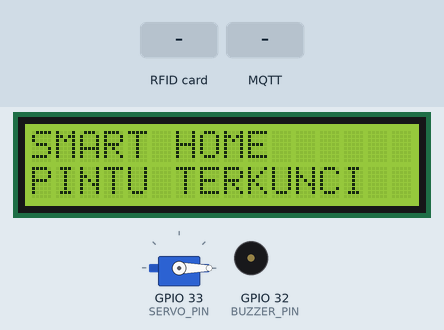
The sketch below on a simulated ESP32. On the bench: servo, 16×2 character LCD, buzzer (waves = sounding). Inputs (shaded band) come from the test bench. WiFi joins after 1.5 s; servers stay silent unless stated; no MQTT or app messages arrive unless stated; what the sketch prints to the serial monitor is not drawn.

Above: at 2.8 s.
2.9 s: RFID card 54 4E CB 22 held to the reader
At 4.8 s:
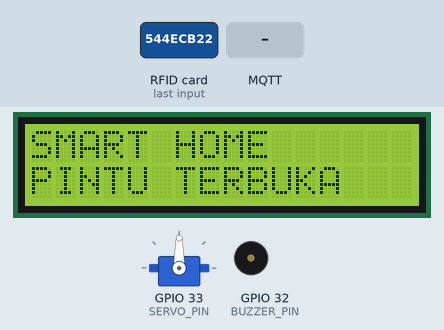
5.5 s: RFID card 5E 7A 19 C4 held to the reader
At 7.0 s:
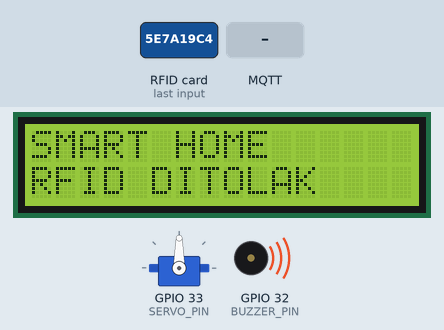
10.0 s: MQTT message "OPEN:" arrives on the first subscribed topic
At 14.4 s:
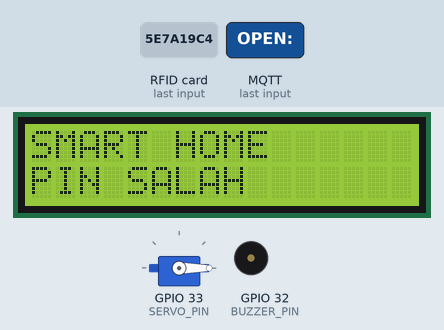
Timing chart, 0 to 15.9 s (numbered marks = the images above; inputs shaded):
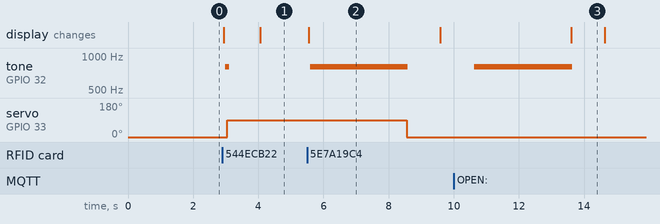

The sketch:

sketch.ino
```cpp
#include <Arduino.h>
#include <WiFi.h>
#include <Wire.h>
#include <SPI.h>
#include <LiquidCrystal_I2C.h>
#include <ESP32Servo.h>
#include <MFRC522.h>
#include <PubSubClient.h>

// =====================
// FUNCTION DECLARATION
// =====================
void connectWiFi();
void showLCD(String line1, String line2);
void beep(int duration);
void openDoor(bool accessGranted);
void closeDoor();
void forceLockPosition();     // <-- BARU: paksa servo ke 0 derajat
bool checkRFID();
void checkRFIDCard();
void callback(char *topic, byte *payload, unsigned int length);
void reconnect();
void publishDoorStatus();

// =====================
// WIFI
// =====================
const char *ssid = "ANITA";
const char *password = "mogucocoboymeong";

// =====================
// MQTT
// =====================
const char *mqtt_server = "broker.hivemq.com";

const char *topicControl =
    "cxkcalvin/smarthome/door/control";

const char *topicStatus =
    "cxkcalvin/smarthome/door/status";

// =====================
// PIN
// =====================
#define SERVO_PIN 33
#define BUZZER_PIN 32

// =====================
// LCD
// =====================
#define LCD_SDA 13
#define LCD_SCL 25
#define LCD_ADDRESS 0x27

LiquidCrystal_I2C lcd(
    LCD_ADDRESS,
    16,
    2);

// =====================
// RFID
// =====================
#define RFID_SS_PIN 27
#define RFID_SCK_PIN 26
#define RFID_MOSI_PIN 12
#define RFID_MISO_PIN 35
#define RFID_RST_PIN 14

MFRC522 rfid(
    RFID_SS_PIN,
    RFID_RST_PIN);

// =====================
// UID TERDAFTAR
// =====================
byte allowedUID[] = {
    0x54,
    0x4E,
    0xCB,
    0x22};

// =====================
// SERVO
// =====================
Servo doorServo;

bool doorOpen = false;

// =====================
// MQTT
// =====================
WiFiClient espClient;
PubSubClient client(espClient);

// =====================
// LCD
// =====================
void showLCD(String line1, String line2)
{
    lcd.clear();

    lcd.setCursor(0, 0);
    lcd.print(line1);

    lcd.setCursor(0, 1);
    lcd.print(line2);
}

// =====================
// BUZZER
// =====================
void beep(int duration)
{
    // Sengaja TIDAK pakai tone()/noTone().
    // Di ESP32, tone() memakai hardware LEDC yang juga dipakai oleh
    // ESP32Servo. Kalau LEDC servo terganggu, sinyal PWM ke servo bisa
    // hilang/rusak, dan kalau kita "perbaiki" dengan detach()+attach(),
    // servo kehilangan sinyal sesaat -> mekanik pintu bisa kebuka
    // sendiri sebelum servo narik balik ke 0. Solusinya: buzzer di-toggle
    // manual pakai digitalWrite, jadi LEDC servo tidak pernah tersentuh
    // dan servo TIDAK PERNAH perlu di-detach.
    unsigned long startTime = millis();

    while (millis() - startTime < (unsigned long)duration)
    {
        digitalWrite(BUZZER_PIN, HIGH);
        delayMicroseconds(600);

        digitalWrite(BUZZER_PIN, LOW);
        delayMicroseconds(600);
    }
}

// =====================
// STATUS PINTU
// =====================
void publishDoorStatus()
{
    if (doorOpen)
    {
        client.publish(
            topicStatus,
            "OPEN",
            true);

        Serial.println(
            "STATUS MQTT: OPEN");
    }
    else
    {
        client.publish(
            topicStatus,
            "CLOSED",
            true);

        Serial.println(
            "STATUS MQTT: CLOSED");
    }
}

// =====================
// PAKSA SERVO KE 0 DERAJAT
// Dipanggil setiap kali akses DITOLAK.
// Tidak bergantung pada flag doorOpen, jadi servo dijamin
// balik/tetap ke posisi 0 walau status software sempat tidak sinkron
// (misalnya setelah ESP32 restart saat pintu sedang terbuka).
// =====================
void forceLockPosition()
{
    Serial.println("=== FORCE LOCK: PAKSA SERVO KE 0 DERAJAT ===");

    // TIDAK detach()/attach() di sini dengan sengaja.
    // beep() sekarang tidak lagi pakai tone()/LEDC, jadi channel PWM
    // servo tidak pernah terganggu -> write(0) langsung cukup, dan
    // servo tidak pernah kehilangan sinyal (yang sebelumnya bikin
    // mekanik pintu sempat kebuka sendiri saat detach()).
    doorServo.write(0);
    delay(1000);

    doorOpen = false;

    showLCD(
        "SMART HOME",
        "PINTU TERKUNCI");

    publishDoorStatus();
}

// =====================
// OPEN DOOR
// =====================
void openDoor(bool accessGranted)
{
    if (!accessGranted)
    {
        Serial.println(
            "AKSES DITOLAK: SERVO TIDAK AKAN BERGERAK");

        forceLockPosition();
        return;
    }

    Serial.println(
        "PERINTAH: BUKA PINTU");

    // =============================
    // BUZZER AKSES BERHASIL
    // =============================
    beep(100);

    // =============================
    // BUKA SERVO
    // =============================
    doorServo.write(90);

    delay(1000);

    doorOpen = true;

    showLCD(
        "SMART HOME",
        "PINTU TERBUKA");

    publishDoorStatus();

    Serial.println(
        "PINTU TERBUKA");
}

// =====================
// CLOSE DOOR
// =====================
void closeDoor()
{
    Serial.println("=== CLOSE DOOR ===");

    Serial.println("Servo → 0 derajat");

    doorServo.write(0);

    delay(1000);

    doorOpen = false;

    showLCD(
        "SMART HOME",
        "PINTU TERKUNCI");

    publishDoorStatus();

    Serial.println(
        "PINTU TERKUNCI");
}

// =====================
// CHECK RFID UID
// =====================
bool checkRFID()
{
    // UID harus tepat 4 byte
    if (rfid.uid.size != 4)
    {
        Serial.println(
            "RFID DITOLAK: PANJANG UID SALAH");

        return false;
    }

    // Bandingkan SETIAP byte
    for (byte i = 0; i < 4; i++)
    {
        Serial.print(
            "UID[");

        Serial.print(i);

        Serial.print("] = ");

        Serial.print(
            rfid.uid.uidByte[i],
            HEX);

        Serial.print(
            " | ALLOWED = ");

        Serial.println(
            allowedUID[i],
            HEX);

        if (
            rfid.uid.uidByte[i] != allowedUID[i])
        {
            Serial.println(
                "UID TIDAK COCOK");

            return false;
        }
    }

    Serial.println(
        "SEMUA UID COCOK");

    return true;
}

// =====================
// RFID
// =====================
void checkRFIDCard()
{
    if (!rfid.PICC_IsNewCardPresent())
    {
        return;
    }

    if (!rfid.PICC_ReadCardSerial())
    {
        return;
    }

    // =====================================
    // TAMPILKAN UID
    // =====================================

    Serial.print(
        "RFID UID: ");

    for (
        byte i = 0;
        i < rfid.uid.size;
        i++)
    {
        if (
            rfid.uid.uidByte[i] < 0x10)
        {
            Serial.print("0");
        }

        Serial.print(
            rfid.uid.uidByte[i],
            HEX);

        if (
            i < rfid.uid.size - 1)
        {
            Serial.print(":");
        }
    }

    Serial.println();

    // =====================================
    // VALIDASI RFID
    // =====================================

    bool accessGranted =
        checkRFID();

    // =====================================
    // KARTU BENAR
    // =====================================

    if (accessGranted)
    {
        Serial.println(
            "RFID DITERIMA");

        showLCD(
            "RFID",
            "KARTU DITERIMA");

        client.publish(
            topicStatus,
            "RFID_ACCESS_GRANTED");

        // HANYA DI SINI OPEN DOOR
        openDoor(true);
    }

    // =====================================
    // KARTU SALAH
    // =====================================

    else
    {
        Serial.println(
            "RFID DITOLAK");

        Serial.println(
            "AKSES DITOLAK");

        showLCD(
            "SMART HOME",
            "RFID DITOLAK");

        beep(3000);

        client.publish(
            topicStatus,
            "RFID_ACCESS_DENIED");

        // =================================
        // FAIL-SAFE: SELALU PAKSA SERVO KE 0
        // Tidak lagi bergantung pada flag doorOpen,
        // jadi servo dijamin tetap/kembali ke 0 derajat.
        // =================================
        forceLockPosition();
    }

    // =====================================
    // SELESAI
    // =====================================

    rfid.PICC_HaltA();

    rfid.PCD_StopCrypto1();

    delay(1000);
}

// =====================
// MQTT CALLBACK
// =====================
void callback(
    char *topic,
    byte *payload,
    unsigned int length)
{
    if (strcmp(topic, topicControl) != 0)
    {
        return;
    }

    String message = "";

    for (
        unsigned int i = 0;
        i < length;
        i++)
    {
        message += (char)payload[i];
    }

    message.trim();

    Serial.println();
    Serial.println("==============================");
    Serial.println("MQTT MESSAGE");

    Serial.print("Topic: ");
    Serial.println(topic);

    Serial.print("Pesan: [");
    Serial.print(message);
    Serial.println("]");

    // =====================================
    // TUTUP PINTU
    // =====================================

    if (message == "CLOSE")
    {
        Serial.println(
            "AKSI: TUTUP PINTU");

        closeDoor();

        Serial.println(
            "SELESAI CLOSE");

        Serial.println(
            "==============================");

        return;
    }

    // =====================================
    // BUKA + PASSWORD
    // =====================================

    if (
        message.startsWith("OPEN:"))
    {
        String inputPassword =
            message.substring(5);

        inputPassword.trim();

        Serial.print(
            "Password yang diterima: [");

        Serial.print(
            inputPassword);

        Serial.println("]");

        // =================================
        // PASSWORD BENAR
        // =================================

        if (
            inputPassword == "1234")
        {
            Serial.println(
                "PASSWORD BENAR");

            Serial.println(
                "AKSES DITERIMA");

            openDoor(true);

            Serial.println(
                "OPEN DOOR DIPANGGIL");
        }

        // =================================
        // PASSWORD SALAH
        // =================================

        else
        {
            Serial.println(
                "PASSWORD SALAH");

            Serial.println(
                "AKSES DITOLAK");

            beep(3000);

            showLCD(
                "SMART HOME",
                "PIN SALAH");

            client.publish(
                topicStatus,
                "PASSWORD_SALAH");

            // =================================
            // FAIL-SAFE: SELALU PAKSA SERVO KE 0
            // Tidak lagi bergantung pada flag doorOpen,
            // jadi servo dijamin tetap/kembali ke 0 derajat.
            // =================================
            forceLockPosition();
        }

        Serial.println(
            "==============================");

        return;
    }

    // =====================================
    // SEMUA PESAN LAIN DITOLAK
    // =====================================

    Serial.println(
        "COMMAND TIDAK DIKENAL");

    Serial.println(
        "AKSES DITOLAK");

    Serial.println(
        "SERVO TIDAK AKAN BERGERAK");

    Serial.println(
        "==============================");
}

// =====================
// MQTT RECONNECT
// =====================
void reconnect()
{
    while (!client.connected())
    {
        Serial.println(
            "Menghubungkan MQTT...");

        String clientID =
            "ESP32SmartHome-" +
            String(
                (uint32_t)ESP.getEfuseMac(),
                HEX);

        if (
            client.connect(
                clientID.c_str()))
        {
            Serial.println(
                "MQTT CONNECTED");

            client.subscribe(
                topicControl);

            client.publish(
                topicStatus,
                "ONLINE",
                true);

            // Kirim kondisi pintu saat reconnect
            publishDoorStatus();
        }
        else
        {
            Serial.print(
                "MQTT gagal, state=");

            Serial.println(
                client.state());

            delay(2000);
        }
    }
}

// =====================
// SETUP
// =====================
void setup()
{
    Serial.begin(115200);

    // =====================
    // SERVO
    // =====================

    doorServo.attach(
        SERVO_PIN);

    doorServo.write(0);

    doorOpen = false;

    // =====================
    // BUZZER
    // =====================

    pinMode(
        BUZZER_PIN,
        OUTPUT);

    // =====================
    // LCD
    // =====================

    Wire.begin(
        LCD_SDA,
        LCD_SCL);

    lcd.init();
    lcd.backlight();

    showLCD(
        "SMART HOME",
        "PINTU TERKUNCI");

    // =====================
    // RFID
    // =====================

    SPI.begin(
        RFID_SCK_PIN,
        RFID_MISO_PIN,
        RFID_MOSI_PIN,
        RFID_SS_PIN);

    rfid.PCD_Init();

    Serial.println(
        "RFID SIAP");

    // =====================
    // WIFI
    // =====================

    connectWiFi();

    // =====================
    // MQTT
    // =====================

    client.setServer(
        mqtt_server,
        1883);

    client.setCallback(
        callback);
}

// =====================
// WIFI
// =====================
void connectWiFi()
{
    Serial.println(
        "Menghubungkan WiFi...");

    WiFi.begin(
        ssid,
        password);

    while (
        WiFi.status() != WL_CONNECTED)
    {
        delay(500);

        Serial.print(".");
    }

    Serial.println();

    Serial.println(
        "WiFi Connected");

    Serial.print(
        "IP ESP32: ");

    Serial.println(
        WiFi.localIP());
}

// =====================
// LOOP
// =====================
void loop()
{
    if (!client.connected())
    {
        reconnect();
    }

    client.loop();

    checkRFIDCard();

    // TIDAK ADA AUTO CLOSE
}
```

Measured:
- after the input at 2.9 s, tone on GPIO 32 (BUZZER_PIN): silent → 801 Hz after 0.08 s, → silent 0.12 s later; servo on GPIO 33 (SERVO_PIN): 0° → 90° after 0.14 s; the display: first changes at once (image 1 shows a later state)
- after the input at 5.5 s, tone on GPIO 32 (BUZZER_PIN): silent → 801 Hz after 0.09 s, → silent 3.0 s later; servo on GPIO 33 (SERVO_PIN): 90° → 0° after 3.1 s; the display: changes after 0.05 s (image 2)
- after the input at 10.0 s, tone on GPIO 32 (BUZZER_PIN): silent → 801 Hz after 0.63 s, → silent 3.0 s later; the display: changes after 3.6 s (image 3)
- what the display in image 2 shows lasts 4.0 s, from 5.6 s to 9.6 s
- what the display in image 3 shows lasts 1.0 s, from 13.6 s to 14.6 s
